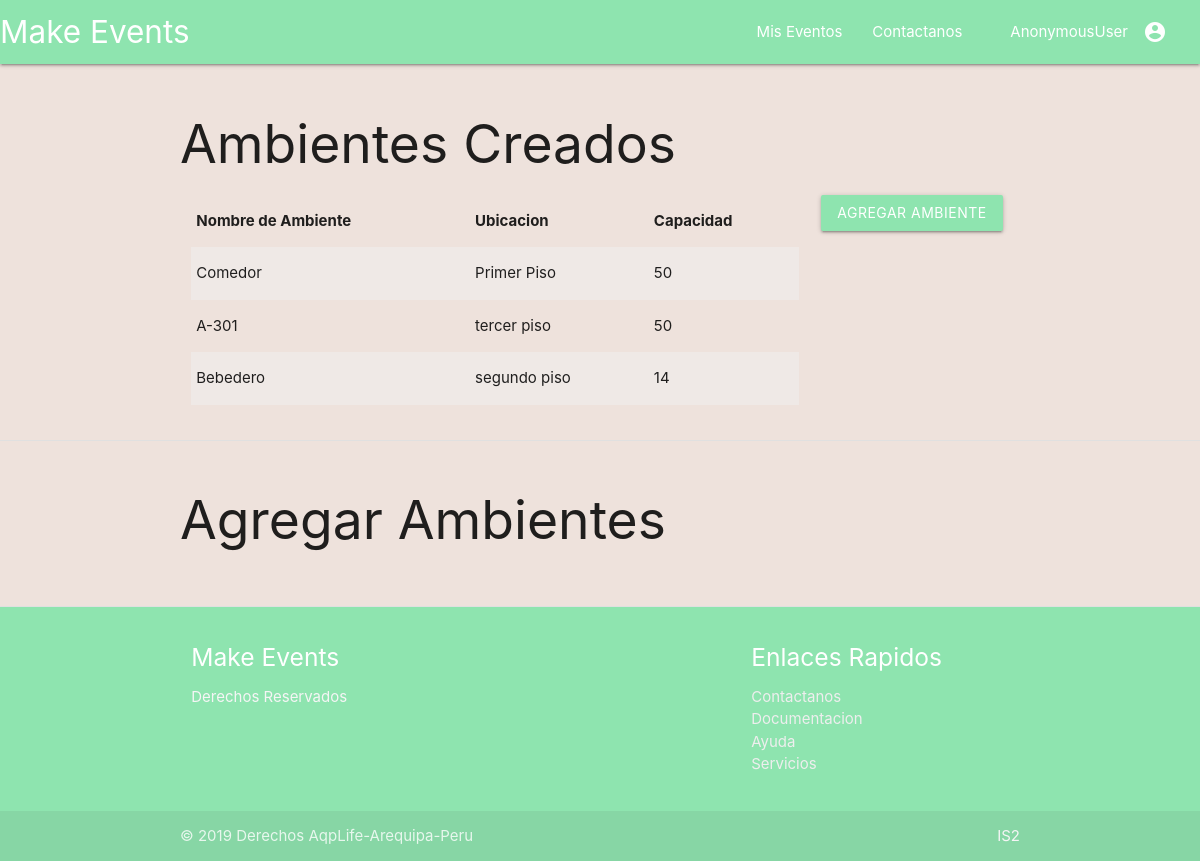
Screenshot of /eventos/2/gestionar_ambiente with the database file from the repository.
### eventos/models.py (models this page shows, shortened)
class Ambiente(models.Model):
	nombre				=models.CharField(primary_key=True,max_length=30)
	evento				=models.ForeignKey(Evento,on_delete=models.CASCADE)
	ubicacion			=models.CharField(max_length=30)
	capacidad			=models.IntegerField(default=0)

### eventos/views_modulo_configuracion.py (the view, shortened to what this page needs)
# urls.py: path('<int:evento_id>/gestionar_ambiente',views.Gestionar_AmbienteDetailView.as_view(),name='gestionar_ambiente'),
class Gestionar_AmbienteDetailView(DetailView):
    template_name        ='eventos/gestionar_ambiente.html'
    context             ={
    }
    def get(self, request, *args, **kwargs):
        evento= Evento.objects.get(pk=self.kwargs.get("evento_id"))
        self.context['evento']                =evento
        form                                 =CrearAmbienteForm()
        form.fields['evento'].initial        =evento.id
        self.context['form']                =form
        return render(request, self.template_name,self.context )

### eventos/templates/eventos/gestionar_ambiente.html (shortened to what this page needs)
{%extends 'eventos/index.html'%}
{%block section_1%}
	<div class="section row container">
		<h2>Ambientes Creados</h2>
		<div class="col s9">
			<table class="striped">
				<thead>
					<tr>
						<th>Nombre de Ambiente</th>
						<th>Ubicacion</th>
						<th>Capacidad</th>
					</tr>
				</thead>
				<tbody>
					{%for ambiente in evento.ambiente_set.all%}
					<tr>
						<td>{{ambiente.nombre}}</td>
						<td>{{ambiente.ubicacion}}</td>
						<td>{{ambiente.capacidad}} </td>
					</tr>
					{%endfor%}
				</tbody>
			</table>
		</div>
		<div class="col s3">
			<a class="waves-effect waves-light btn modal-trigger" href="#AgregarAmbiente">Agregar ambiente</a>
			</div>
		</div>
{%endblock%}
{%block section_2%}
	<div class="section row container">
		<h2>Agregar Ambientes</h2>
	</div>
{%endblock%}

### eventos/static/eventos/style.css (style rules this page uses)
.btn { background-color:#8EE4AF; }
body { background-color: #eee2DC; }

### rows the page displays
Ambiente: nombre "Comedor", ubicacion "Primer Piso", capacidad "50"
Ambiente: nombre "A-301", ubicacion "tercer piso", capacidad "50"
Ambiente: nombre "Bebedero", ubicacion "segundo piso", capacidad "14"

### other values shown
{{ user }} "AnonymousUser"
